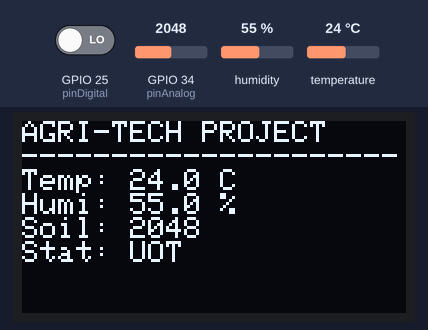
Bench run of a program on a simulated ESP32. Shown: 128×64 one-colour display. The inputs (shaded band) are chosen by the test bench; at power-on: humidity 55 %, GPIO 25 (pinDigital) LOW, GPIO 34 (pinAnalog) = 2048, temperature 24 °C. WiFi joins after 1.5 s; servers stay silent unless stated; uploads are accepted with an empty reply; what the program prints to the serial monitor is not drawn.

Above: at 3.6 s.
3.7 s: humidity set to 22 %
At 13.7 s:
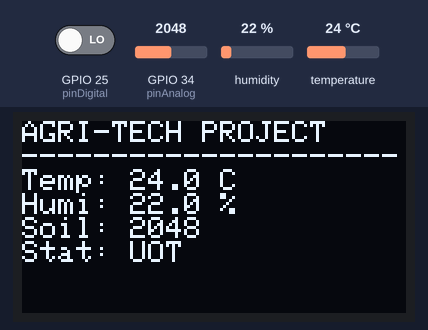
14.2 s: GPIO 25 (pinDigital) driven HIGH
At 23.2 s:
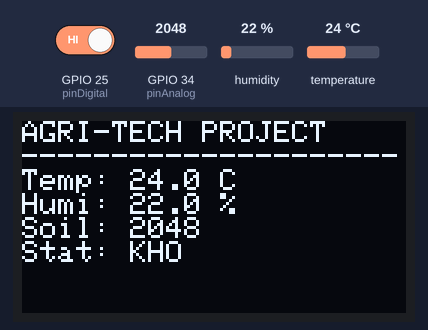
24.4 s: GPIO 34 (pinAnalog) set to 2866
At 34.0 s:
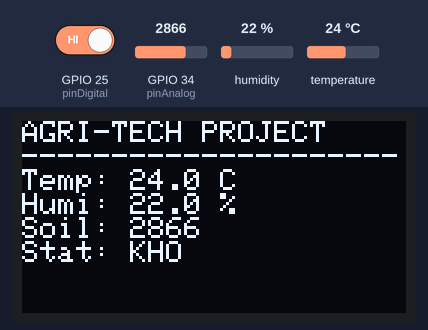
34.7 s: temperature set to 12 °C
At 44.6 s:
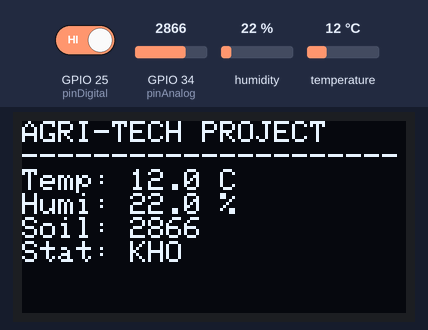
44.9 s: GPIO 34 (pinAnalog) set to 3603
At 54.4 s:
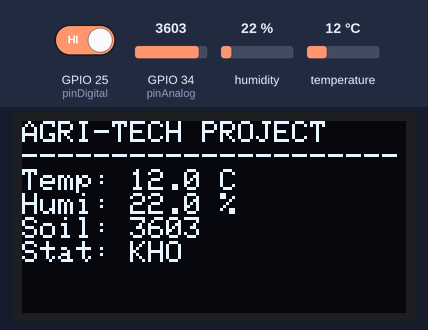
55.2 s: GPIO 25 (pinDigital) driven LOW
At 65.1 s:
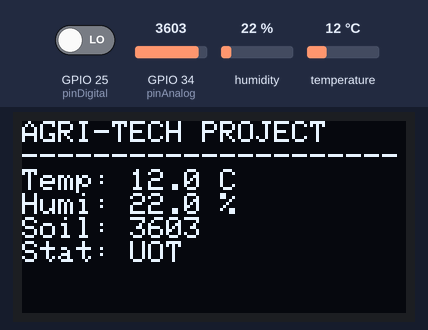
Timing chart, 0 to 66.4 s (numbered marks = the images above; inputs shaded):
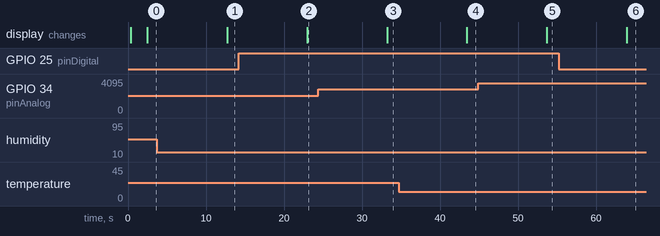

Measured:
- after the input at 3.7 s, the display: changes after 9.0 s (image 1)
- after the input at 14.2 s, the display: changes after 8.8 s (image 2)
- after the input at 24.4 s, the display: changes after 8.8 s (image 3)
- after the input at 34.7 s, the display: changes after 8.8 s (image 4)
- after the input at 44.9 s, the display: changes after 8.8 s (image 5)
- after the input at 55.2 s, the display: changes after 8.8 s (image 6)

The program:

main.cpp
```cpp
#include <Arduino.h>
#include <WiFi.h>
#include <HTTPClient.h>
#include  <ArduinoJson.h>

#include <Adafruit_SH110X.h>
#include <Wire.h>
#include <Adafruit_GFX.h>
#include <DHT.h>
const char* ssid = "P325-2";
const char* pass = "@123456789";
const char* ip = "http://192.168.1.3:8080/api/sensor/moisture";
// Cấu hình OLED
#define SCreen_Width 128
#define SCreen_Height 64
#define OLED_RESET -1
Adafruit_SH1106G display = Adafruit_SH1106G(SCreen_Width,SCreen_Height,&Wire, OLED_RESET);

// Cấu hình DHT11
#define DHTPIN 14
#define DHTTYPE DHT11
DHT dht(DHTPIN, DHTTYPE);
// Cảm biến độ ẩm đất
const int pinAnalog = 34; //A0
const int pinDigital = 25;//D0


void setup() {
  Serial.begin(115200);
  // Khởi tạo DHT11
  dht.begin();
  // Khởi tạo OLED
  delay(350);
  if (!display.begin(0x3C, true)) {
    Serial.println(F("SH110X fail"));
  }
  display.clearDisplay();
  display.display();

  // Kết nối WiFi
  WiFi.begin(ssid,pass);

  while(WiFi.status() != WL_CONNECTED) {
    delay(1000);
    Serial.print(".");
  }
  pinMode(pinDigital,INPUT); // D0 là chân nhập tín hiệu số
  Serial.println("\nWifi đã kết nối!");

}

void loop() {
  // 1. Đọc dữ liệu từ các cảm biến
  float temp = dht.readTemperature();
  float hum = dht.readHumidity();
  int soilValue = analogRead(pinAnalog); // cảm bien do am anlog digiatla
  int soilDigital = digitalRead(pinDigital);
  String soilStat = (soilDigital == HIGH) ? "KHO" : "UOT";

  // 2. Hiển thị lên màn hình OLED
  display.clearDisplay();
  display.setTextSize(1);
  display.setTextColor(SH110X_WHITE);
  display.setCursor(0, 0);
  display.println("AGRI-TECH PROJECT");

  display.println("---------------------");

  display.printf("Temp: %.1f C\n", temp);
  display.printf("Humi: %.1f %%\n", hum);
  display.printf("Soil: %d\n", soilValue);
  display.printf("Stat: %s\n", soilStat.c_str());
  display.display();

  // 3. Gửi dữ liệu qua Spring Boot (JSON)
  if(WiFi.status() == WL_CONNECTED) {
    HTTPClient Client; // Nen dung chu thuong cho ten doi tuong
    Client.begin(ip);
    Client.addHeader("Content-Type", "application/json");
    // Doc gia tri cam bien
    // doc gia tri A0
  // int giaTriAlog = analogRead(pinAnalog);
  // // doc trang thai  0 / 1
  // int giaDiaLog = digitalRead(pinDigital);


// Dong goi JSON (Dung JsonDocument cho phien ban moi) hoac  StaticJsonDocument

  JsonDocument doc;
    doc["sensorId"] = "ESP32_GARDEN_01";
    doc["temperature"] = temp;
    doc["humidity"] = hum;
    doc["soilMoisture"] = soilValue;
    doc["status"] = soilStat;
  String requestBody;
  serializeJson(doc,requestBody);

  // Gui du lieu
  int HttpResponse = Client.POST(requestBody);
  if (HttpResponse > 0) {
      Serial.printf("Gửi thành công, Code: %d\n", HttpResponse);
    } else {
      Serial.printf("Lỗi gửi dữ liệu: %s\n",Client.errorToString(HttpResponse).c_str());
    }
    Client.end();


  } else {
    Serial.println("Mat ket noi Wifi, dang thu lai...");
    WiFi.begin(ssid, pass);
  }
  delay(10000);

}

 // in ra so sanh du lieu
  // Serial.print("Dữ liệu (A0): ");
  // Serial.print(giaTriAlog);
  // Serial.print(" | Báo động (D0): ");
  // if(giaDiaLog == HIGH) {
  //   Serial.println("-> [!] DAT DANG KHO");
  // } else {
  //   Serial.println("-> [!] DAT DANG uot");
  // }
  // }

  // if (isnan(hum) || isnan(temp)) {
  //   Serial.println("Lỗi: Không đọc được dữ liệu từ DHT11! Hãy kiểm tra dây nối.");
  // } else {
  //   Serial.print("Độ ẩm: ");
  //   Serial.print(hum);
  //   Serial.print("%  |  Nhiệt độ: ");
  //   Serial.print(temp);
  //   Serial.println("°C");
  // }
```
